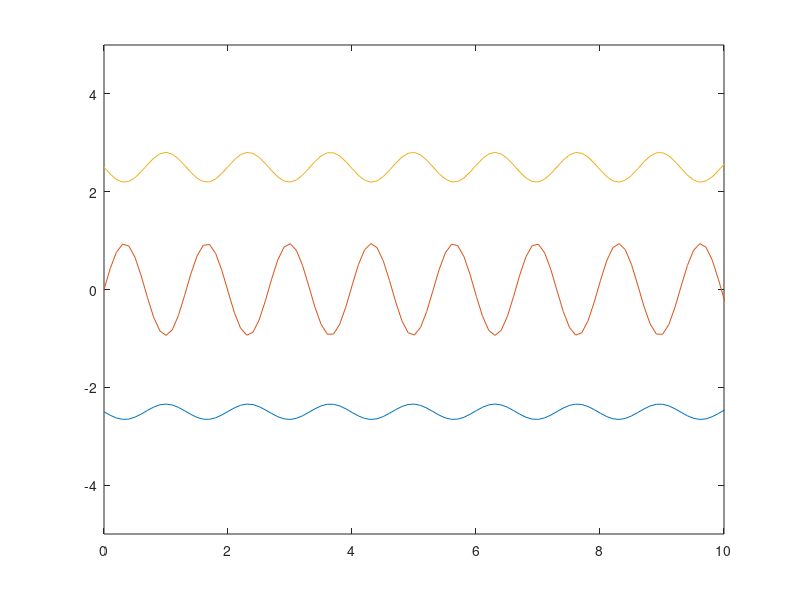
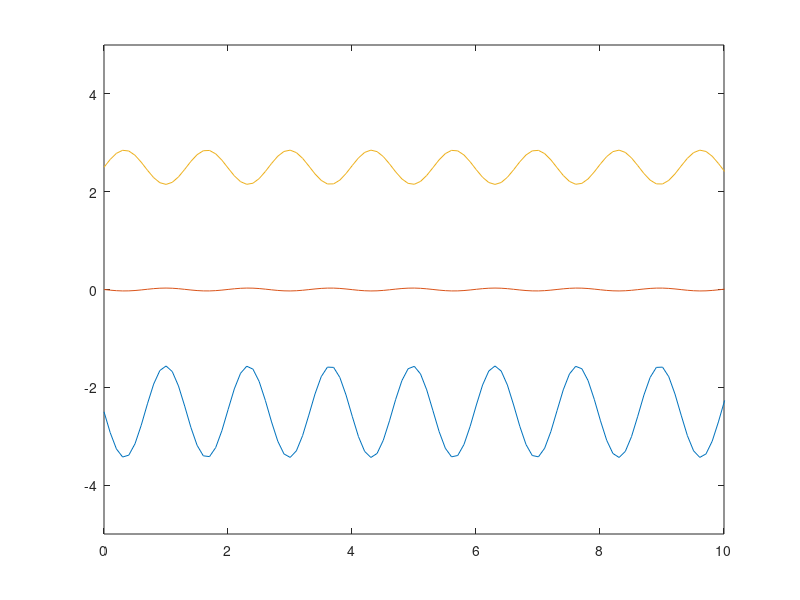
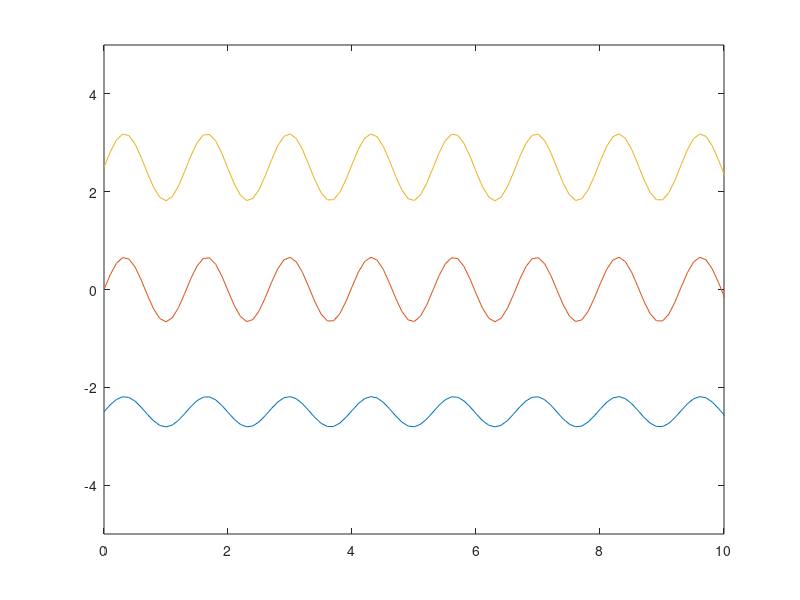
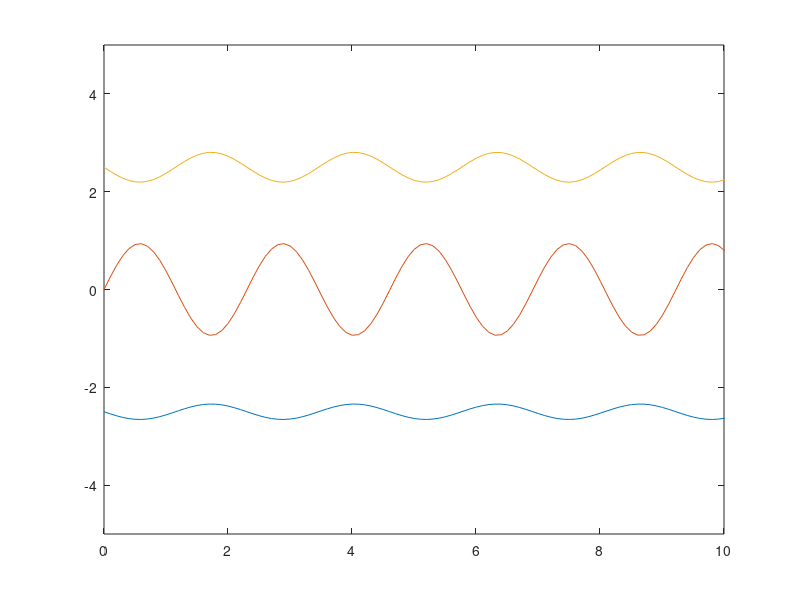

These charts were generated, in order, by the following MATLAB code:

clf;
m1=40; m2=20; m3=50;
k1=200; k2=100; k3=250; k4=100;
n=1000;
t=linspace(0,100,n);

place=[1 2 3;4 5 6;7 8 9];

A=[-(k1+k2)/m1 k2/m1 0;k2/m2 -(k2+k3)/m2 k3/m2; 0 k3/m3 -(k3+k4)/m3]*-1;
[V,D]=eig(A);

for i=1:3
wi=sqrt(D(i,i));

for c=1:3
X=V(:,c);
x1=X(1)*sin(wi*t);
x2=X(2)*sin(wi*t);
x3=X(3)*sin(wi*t);

num=place(i,c);
figure(num)
plot(t,x1-2.5,t,x2,t,x3+2.5);
axis([0 10 -5 5])

end
end